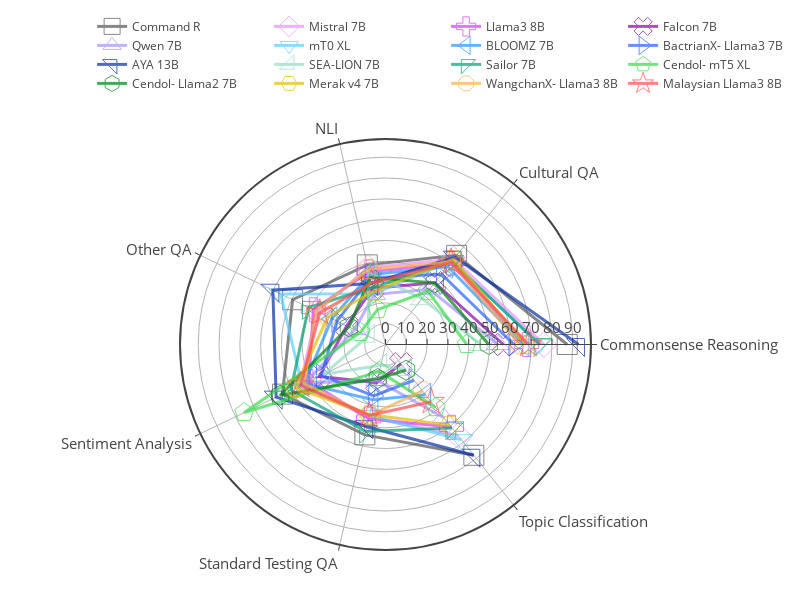

Here is the notebook cell this chart was saved with:
### Markdown cell above
#### Per task

### Code cell
import plotly.express as px

fig = go.Figure()

for i, model in enumerate(model_to_index.keys()):
    if model not in df['model'].unique():
        continue
        
    pdf = df[(df['prompt_lang'] == 'eng') & (df['model'] == model)].groupby(['prompt_lang', 'task'])[['accuracy','macro_f1_score','weighted_f1_score']].mean().reset_index()
    fig.add_trace(go.Scatterpolar(
          r=pdf['weighted_f1_score'],
          theta=pdf["task"].unique(),
          fill='none',
          line=dict(color=model_to_individual_color[model], width=3),
          marker=dict(size=20, symbol=i+100),
          name=model_to_display_name[model],
          opacity=0.7,
    ))

# fig.update_layout(
#     template='plotly_white',
# )

fig.update_layout(
    template='none',
    width=800,
    height=600,
    margin=dict(l=50, r=50, t=50, b=50),
    font_size = 15,
    showlegend = True,
    polar = dict(
      angularaxis = dict(
        linewidth = 2,
        showline=True,
        linecolor='light gray'
      ),
      radialaxis = dict(
        side = "counterclockwise",
        showline = True,
        linewidth = 1,
        gridcolor = "light gray",
        gridwidth = 1,
      ),
    ),
    legend=dict(
        orientation="h",
        yanchor="bottom",
        y=1.1,
        xanchor="right",
        x=1.1,
        font_size=12,
    )
)

fig.write_image('../figures/nlu/weighted_f1_score_per_task.pdf')
fig.show()

### Figure 1 — Plotly figure (JSON) as saved in the notebook; plotly's stock layout.template omitted (floating-point values rounded to 4 significant figures)
{"data": [{"fill": "none", "line": {"color": "#545454", "width": 3}, "marker": {"size": 20, "symbol": 101}, "name": "Command R", "opacity": 0.7, "r": [87.33, 54.79, 39.26, 49.56, 54.95, 44.56, 68.11], "theta": ["Commonsense Reasoning", "Cultural QA", "NLI", "Other QA", "Sentiment Analysis", "Standard Testing QA", "Topic Classification"], "type": "scatterpolar"}, {"fill": "none", "line": {"color": "#e791ff", "width": 3}, "marker": {"size": 20, "symbol": 102}, "name": "Mistral 7B", "opacity": 0.7, "r": [76.13, 52.49, 37.88, 36.52, 45.67, 35.77, 55.97], "theta": ["Commonsense Reasoning", "Cultural QA", "NLI", "Other QA", "Sentiment Analysis", "Standard Testing QA", "Topic Classification"], "type": "scatterpolar"}, {"fill": "none", "line": {"color": "#d43bff", "width": 3}, "marker": {"size": 20, "symbol": 103}, "name": "Llama3 8B", "opacity": 0.7, "r": [67.85, 50.02, 35.8, 38.49, 40.86, 36.65, 50.92], "theta": ["Commonsense Reasoning", "Cultural QA", "NLI", "Other QA", "Sentiment Analysis", "Standard Testing QA", "Topic Classification"], "type": "scatterpolar"}, {"fill": "none", "line": {"color": "#8507a8", "width": 3}, "marker": {"size": 20, "symbol": 104}, "name": "Falcon 7B", "opacity": 0.7, "r": [56.67, 37.99, 27.75, 20.65, 35.45, 18.78, 11.92], "theta": ["Commonsense Reasoning", "Cultural QA", "NLI", "Other QA", "Sentiment Analysis", "Standard Testing QA", "Topic Classification"], "type": "scatterpolar"}, {"fill": "none", "line": {"color": "#a791ff", "width": 3}, "marker": {"size": 20, "symbol": 105}, "name": "Qwen 7B", "opacity": 0.7, "r": [54.1, 33.93, 24.62, 16.51, 42.66, 17.72, 45.03], "theta": ["Commonsense Reasoning", "Cultural QA", "NLI", "Other QA", "Sentiment Analysis", "Standard Testing QA", "Topic Classification"], "type": "scatterpolar"}, {"fill": "none", "line": {"color": "#59d0ff", "width": 3}, "marker": {"size": 20, "symbol": 106}, "name": "mT0 XL", "opacity": 0.7, "r": [73.5, 51.37, 25.06, 55.9, 44.61, 34.98, 58.52], "theta": ["Commonsense Reasoning", "Cultural QA", "NLI", "Other QA", "Sentiment Analysis", "Standard Testing QA", "Topic Classification"], "type": "scatterpolar"}, {"fill": "none", "line": {"color": "#2693ff", "width": 3}, "marker": {"size": 20, "symbol": 107}, "name": "BLOOMZ 7B", "opacity": 0.7, "r": [66.5, 47.92, 34.38, 28.6, 43.23, 27.19, 30.84], "theta": ["Commonsense Reasoning", "Cultural QA", "NLI", "Other QA", "Sentiment Analysis", "Standard Testing QA", "Topic Classification"], "type": "scatterpolar"}, {"fill": "none", "line": {"color": "#2660ff", "width": 3}, "marker": {"size": 20, "symbol": 108}, "name": "BactrianX-\nLlama3 7B", "opacity": 0.7, "r": [61.72, 43.23, 32.84, 25.9, 34.18, 25.35, 21.98], "theta": ["Commonsense Reasoning", "Cultural QA", "NLI", "Other QA", "Sentiment Analysis", "Standard Testing QA", "Topic Classification"], "type": "scatterpolar"}, {"fill": "none", "line": {"color": "#052fa3", "width": 3}, "marker": {"size": 20, "symbol": 109}, "name": "AYA 13B", "opacity": 0.7, "r": [92.75, 53.65, 30.21, 60.09, 58.33, 40.53, 68.08], "theta": ["Commonsense Reasoning", "Cultural QA", "NLI", "Other QA", "Sentiment Analysis", "Standard Testing QA", "Topic Classification"], "type": "scatterpolar"}, {"fill": "none", "line": {"color": "#95dbc7", "width": 3}, "marker": {"size": 20, "symbol": 110}, "name": "SEA-LION\n7B", "opacity": 0.7, "r": [45.84, 28.17, 35.7, 9.23, 33.01, 10.21, 15.43], "theta": ["Commonsense Reasoning", "Cultural QA", "NLI", "Other QA", "Sentiment Analysis", "Standard Testing QA", "Topic Classification"], "type": "scatterpolar"}, {"fill": "none", "line": {"color": "#059e73", "width": 3}, "marker": {"size": 20, "symbol": 112}, "name": "Sailor 7B", "opacity": 0.7, "r": [74.28, 50.97, 27.98, 41.08, 50.48, 42.88, 51.26], "theta": ["Commonsense Reasoning", "Cultural QA", "NLI", "Other QA", "Sentiment Analysis", "Standard Testing QA", "Topic Classification"], "type": "scatterpolar"}, {"fill": "none", "line": {"color": "#37db4a", "width": 3}, "marker": {"size": 20, "symbol": 113}, "name": "Cendol-\nmT5 XL", "opacity": 0.7, "r": [39.04, 32.74, 17.19, 13.41, 75.34, 13.25, 38.78], "theta": ["Commonsense Reasoning", "Cultural QA", "NLI", "Other QA", "Sentiment Analysis", "Standard Testing QA", "Topic Classification"], "type": "scatterpolar"}, {"fill": "none", "line": {"color": "#018210", "width": 3}, "marker": {"size": 20, "symbol": 114}, "name": "Cendol-\nLlama2 7B", "opacity": 0.7, "r": [49.65, 37.91, 32.99, 19.5, 56.21, 16.74, 15.82], "theta": ["Commonsense Reasoning", "Cultural QA", "NLI", "Other QA", "Sentiment Analysis", "Standard Testing QA", "Topic Classification"], "type": "scatterpolar"}, {"fill": "none", "line": {"color": "#e3bd00", "width": 3}, "marker": {"size": 20, "symbol": 115}, "name": "Merak v4 7B", "opacity": 0.7, "r": [67.25, 52.35, 26.13, 30.77, 48.01, 34.49, 49.6], "theta": ["Commonsense Reasoning", "Cultural QA", "NLI", "Other QA", "Sentiment Analysis", "Standard Testing QA", "Topic Classification"], "type": "scatterpolar"}, {"fill": "none", "line": {"color": "#ffaf4d", "width": 3}, "marker": {"size": 20, "symbol": 116}, "name": "WangchanX-\nLlama3 8B", "opacity": 0.7, "r": [64.61, 50.63, 37.09, 37.19, 43.3, 35.03, 28.54], "theta": ["Commonsense Reasoning", "Cultural QA", "NLI", "Other QA", "Sentiment Analysis", "Standard Testing QA", "Topic Classification"], "type": "scatterpolar"}, {"fill": "none", "line": {"color": "#ff4d4d", "width": 3}, "marker": {"size": 20, "symbol": 117}, "name": "Malaysian\nLlama3 8B", "opacity": 0.7, "r": [68.79, 50.56, 30.3, 35.07, 45.18, 34.93, 35.18], "theta": ["Commonsense Reasoning", "Cultural QA", "NLI", "Other QA", "Sentiment Analysis", "Standard Testing QA", "Topic Classification"], "type": "scatterpolar"}], "layout": {"font": {"size": 15}, "height": 600, "legend": {"font": {"size": 12}, "orientation": "h", "x": 1.1, "xanchor": "right", "y": 1.1, "yanchor": "bottom"}, "margin": {"b": 50, "l": 50, "r": 50, "t": 50}, "polar": {"angularaxis": {"linecolor": "light gray", "linewidth": 2, "showline": true, "type": "category"}, "radialaxis": {"autorange": true, "gridcolor": "light gray", "gridwidth": 1, "linewidth": 1, "range": [0, 98.76], "showline": true, "side": "counterclockwise", "type": "linear"}}, "showlegend": true, "width": 800}}
